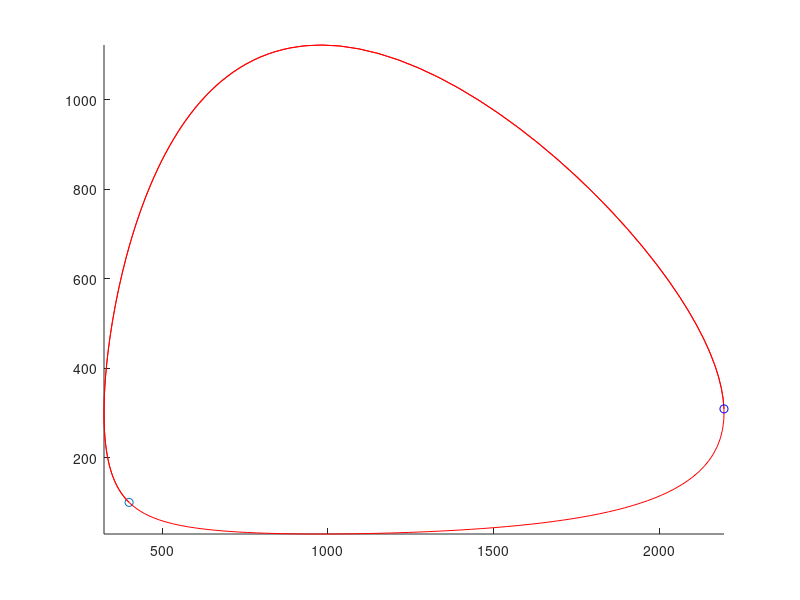

Recreate this plot in MATLAB.
mu=[300 200]
alpha = 1;
rho = 1;
b1 = 0.001;
b2 = 0.002;
u1 = 0.3;
u2 = -0.97823;
eta=[400 100]
F=@(t,y)[(y(2)*(b2-b1)-u1)*y(1); (y(1)*(b1-b2)-u2)*y(2)]
%F=@(t,y)[(1-y(2)/mu(2))*y(1); -(1-y(1)/mu(1))*y(2)]
%F=@(t,y)[rho*((1-alpha)/alpha)*(y(1)+y(2)) - b1*y(1)*y(2) + b2*y(1)*y(2) - u1*y(1);
%(1-rho)*((1-alpha)/alpha)*(y(1)+y(2)) + b1*y(1)*y(2) - b2*y(1)*y(2) - u2*y(2)]
%ode45(F,[0 100],eta)
period  = 6.5357
opt=odeset('RelTol',1.e-6)
[t,y]=ode45(F,[0 3*period],eta,opt)
%plot(t,y,',-')
axis([0 2500 0 1400]), hold on, plot(eta(1), eta(2),'o'), pause(1), comet(y(:,1),y(:,2))
%shg, axis([100 600 50 400]), hold on, plot(eta(1), eta(2),'o'), pause(1), comet(y(:,1),y(:,2))